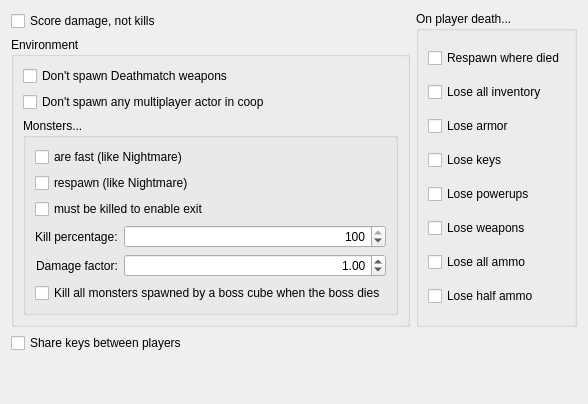
     <widget class="QWidget" name="tabCooperative">
      <attribute name="title">
       <string>Cooperative</string>
      </attribute>
      <layout class="QVBoxLayout" name="verticalLayout_26">
       <item>
        <layout class="QHBoxLayout" name="horizontalLayout_3">
         <property name="rightMargin">
          <number>0</number>
         </property>
         <item>
          <layout class="QVBoxLayout" name="verticalLayout_10">
           <item>
            <widget class="QCheckBox" name="cbScoreDamageNotKills">
             <property name="text">
              <string>Score damage, not kills</string>
             </property>
            </widget>
           </item>
           <item>
            <widget class="QGroupBox" name="groupBox_7">
             <property name="title">
              <string>Environment</string>
             </property>
             <layout class="QVBoxLayout" name="verticalLayout_11">
              <item>
               <widget class="QCheckBox" name="cbDontSpawnDeathmatchWeapons">
                <property name="text">
                 <string>Don't spawn Deathmatch weapons</string>
                </property>
               </widget>
              </item>
              <item>
               <widget class="QCheckBox" name="cbDontSpawnAnyMultiplayerItem">
                <property name="toolTip">
                 <string>Spawn map actors in coop as if the game was single player.</string>
                </property>
                <property name="text">
                 <string>Don't spawn any multiplayer actor in coop</string>
                </property>
               </widget>
              </item>
              <item>
               <widget class="QGroupBox" name="groupBox_9">
                <property name="title">
                 <string>Monsters...</string>
                </property>
                <layout class="QVBoxLayout" name="verticalLayout_12">
                 <item>
                  <widget class="QCheckBox" name="cbMonstersAreFast">
                   <property name="text">
                    <string>are fast (like Nightmare)</string>
                   </property>
                  </widget>
                 </item>
                 <item>
                  <widget class="QCheckBox" name="cbMonstersRespawn">
                   <property name="text">
                    <string>respawn (like Nightmare)</string>
                   </property>
                  </widget>
                 </item>
                 <item>
                  <widget class="QCheckBox" name="cbMonstersMustBeKilledToExit">
                   <property name="text">
                    <string>must be killed to enable exit</string>
                   </property>
                  </widget>
                 </item>
                 <item>
                  <layout class="QFormLayout" name="formLayout_3">
                   <property name="labelAlignment">
                    <set>Qt::AlignRight|Qt::AlignTrailing|Qt::AlignVCenter</set>
                   </property>
                   <item row="0" column="0">
                    <widget class="QLabel" name="label_9">
                     <property name="text">
                      <string>Kill percentage:</string>
                     </property>
                    </widget>
                   </item>
                   <item row="0" column="1">
                    <widget class="QSpinBox" name="spinMonsterKillPercentage">
                     <property name="alignment">
                      <set>Qt::AlignRight|Qt::AlignTrailing|Qt::AlignVCenter</set>
                     </property>
                     <property name="maximum">
                      <number>100</number>
                     </property>
                     <property name="value">
                      <number>100</number>
                     </property>
                    </widget>
                   </item>
                   <item row="1" column="0">
                    <widget class="QLabel" name="label_14">
                     <property name="toolTip">
                      <string>Multiplier of damage dealt by monsters.</string>
                     </property>
                     <property name="text">
                      <string>Damage factor:</string>
                     </property>
                    </widget>
                   </item>
                   <item row="1" column="1">
                    <widget class="QDoubleSpinBox" name="spinMonstersDamageFactor">
                     <property name="toolTip">
                      <string>&lt;html&gt;&lt;body&gt;&lt;p&gt;Multiplier of damage dealt by monsters.&lt;/p&gt;&lt;/body&gt;&lt;/html&gt;</string>
                     </property>
                     <property name="alignment">
                      <set>Qt::AlignRight|Qt::AlignTrailing|Qt::AlignVCenter</set>
                     </property>
                     <property name="maximum">
                      <double>999999.000000000000000</double>
                     </property>
                     <property name="singleStep">
                      <double>0.100000000000000</double>
                     </property>
                     <property name="value">
                      <double>1.000000000000000</double>
                     </property>
                    </widget>
                   </item>
                  </layout>
                 </item>
                 <item>
                  <widget class="QCheckBox" name="cbKillBossMonsters">
                   <property name="text">
                    <string>Kill all monsters spawned by a boss cube when the boss dies</string>
                   </property>
                  </widget>
                 </item>
                </layout>
               </widget>
              </item>
             </layout>
            </widget>
           </item>
          </layout>
         </item>
         <item>
          <widget class="QGroupBox" name="groupBox_8">
           <property name="title">
            <string>On player death...</string>
           </property>
           <layout class="QVBoxLayout" name="verticalLayout_13">
            <item>
             <widget class="QCheckBox" name="cbRespawnWhereDied">
              <property name="text">
               <string>Respawn where died</string>
              </property>
             </widget>
            </item>
            <item>
             <widget class="QCheckBox" name="cbLoseAllInventory">
              <property name="text">
               <string>Lose all inventory</string>
              </property>
             </widget>
            </item>
            <item>
             <widget class="QCheckBox" name="cbLoseArmor">
              <property name="text">
               <string>Lose armor</string>
              </property>
             </widget>
            </item>
            <item>
             <widget class="QCheckBox" name="cbLoseKeys">
              <property name="text">
               <string>Lose keys</string>
              </property>
             </widget>
            </item>
            <item>
             <widget class="QCheckBox" name="cbLosePowerups">
              <property name="text">
               <string>Lose powerups</string>
              </property>
             </widget>
            </item>
            <item>
             <widget class="QCheckBox" name="cbLoseWeapons">
              <property name="text">
               <string>Lose weapons</string>
              </property>
             </widget>
            </item>
            <item>
             <widget class="QCheckBox" name="cbLoseAllAmmo">
              <property name="text">
               <string>Lose all ammo</string>
              </property>
             </widget>
            </item>
            <item>
             <widget class="QCheckBox" name="cbLoseHalfAmmo">
              <property name="text">
               <string>Lose half ammo</string>
              </property>
             </widget>
            </item>
           </layout>
          </widget>
         </item>
        </layout>
       </item>
       <item>
        <widget class="QCheckBox" name="cbShareKeys">
         <property name="text">
          <string>Share keys between players</string>
         </property>
        </widget>
       </item>
       <item>
        <spacer name="verticalSpacer_3">
         <property name="orientation">
          <enum>Qt::Vertical</enum>
         </property>
         <property name="sizeHint" stdset="0">
          <size>
           <width>20</width>
           <height>40</height>
          </size>
         </property>
        </spacer>
       </item>
      </layout>
     </widget>
